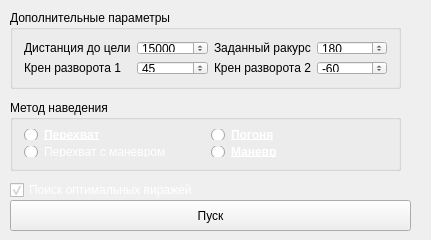
<?xml version="1.0" encoding="UTF-8"?>
<ui version="4.0">
 <class>AngpInputBox</class>
 <widget class="QWidget" name="AngpInputBox">
  <property name="geometry">
   <rect>
    <x>0</x>
    <y>0</y>
    <width>431</width>
    <height>240</height>
   </rect>
  </property>
  <property name="windowTitle">
   <string>AngpInputBox</string>
  </property>
  <widget class="QGroupBox" name="parametersBox">
   <property name="geometry">
    <rect>
     <x>10</x>
     <y>10</y>
     <width>391</width>
     <height>79</height>
    </rect>
   </property>
   <property name="title">
    <string>Дополнительные параметры</string>
   </property>
   <layout class="QGridLayout" name="gridLayout">
    <item row="0" column="0">
     <widget class="QLabel" name="dist_to_target_label">
      <property name="text">
       <string>Дистанция до цели</string>
      </property>
     </widget>
    </item>
    <item row="0" column="1">
     <widget class="QSpinBox" name="distToTargetBox">
      <property name="styleSheet">
       <string notr="true">color: rgb(0, 0, 0)</string>
      </property>
      <property name="minimum">
       <number>-1000000000</number>
      </property>
      <property name="maximum">
       <number>1000000000</number>
      </property>
      <property name="singleStep">
       <number>1000</number>
      </property>
      <property name="value">
       <number>15000</number>
      </property>
     </widget>
    </item>
    <item row="0" column="2">
     <widget class="QLabel" name="q_zad_label">
      <property name="text">
       <string>Заданный ракурс</string>
      </property>
     </widget>
    </item>
    <item row="0" column="3">
     <widget class="QSpinBox" name="q_zadBox">
      <property name="styleSheet">
       <string notr="true">color: rgb(0, 0, 0)</string>
      </property>
      <property name="minimum">
       <number>-360</number>
      </property>
      <property name="maximum">
       <number>360</number>
      </property>
      <property name="singleStep">
       <number>30</number>
      </property>
      <property name="value">
       <number>180</number>
      </property>
     </widget>
    </item>
    <item row="1" column="0">
     <widget class="QLabel" name="gamma1_label">
      <property name="text">
       <string>Крен разворота 1</string>
      </property>
     </widget>
    </item>
    <item row="1" column="1">
     <widget class="QSpinBox" name="gamma1Box">
      <property name="styleSheet">
       <string notr="true">color: rgb(0, 0, 0)</string>
      </property>
      <property name="minimum">
       <number>-75</number>
      </property>
      <property name="maximum">
       <number>75</number>
      </property>
      <property name="singleStep">
       <number>15</number>
      </property>
      <property name="value">
       <number>45</number>
      </property>
     </widget>
    </item>
    <item row="1" column="2">
     <widget class="QLabel" name="gamma2_label">
      <property name="text">
       <string>Крен разворота 2</string>
      </property>
     </widget>
    </item>
    <item row="1" column="3">
     <widget class="QSpinBox" name="gamma2Box">
      <property name="styleSheet">
       <string notr="true">color: rgb(0, 0, 0)</string>
      </property>
      <property name="minimum">
       <number>-75</number>
      </property>
      <property name="maximum">
       <number>75</number>
      </property>
      <property name="singleStep">
       <number>15</number>
      </property>
      <property name="value">
       <number>-60</number>
      </property>
     </widget>
    </item>
   </layout>
   <zorder>gamma2Box</zorder>
   <zorder>gamma1_label</zorder>
   <zorder>q_zadBox</zorder>
   <zorder>gamma1Box</zorder>
   <zorder>dist_to_target_label</zorder>
   <zorder>gamma2_label</zorder>
   <zorder>distToTargetBox</zorder>
   <zorder>q_zad_label</zorder>
  </widget>
  <widget class="QGroupBox" name="manevrBox">
   <property name="geometry">
    <rect>
     <x>10</x>
     <y>100</y>
     <width>391</width>
     <height>71</height>
    </rect>
   </property>
   <property name="title">
    <string>Метод наведения</string>
   </property>
   <layout class="QGridLayout" name="gridLayout_2">
    <property name="topMargin">
     <number>9</number>
    </property>
    <property name="horizontalSpacing">
     <number>10</number>
    </property>
    <property name="verticalSpacing">
     <number>6</number>
    </property>
    <item row="0" column="2">
     <widget class="QRadioButton" name="pogonya">
      <property name="font">
       <font>
        <family>Arial</family>
        <weight>75</weight>
        <bold>true</bold>
        <underline>true</underline>
       </font>
      </property>
      <property name="styleSheet">
       <string notr="true">color: rgb(255, 255, 255)</string>
      </property>
      <property name="text">
       <string>Погоня</string>
      </property>
     </widget>
    </item>
    <item row="1" column="2">
     <widget class="QRadioButton" name="manevr">
      <property name="font">
       <font>
        <family>Arial</family>
        <weight>75</weight>
        <bold>true</bold>
        <underline>true</underline>
       </font>
      </property>
      <property name="styleSheet">
       <string notr="true">color: rgb(255, 255, 255)</string>
      </property>
      <property name="text">
       <string>Маневр</string>
      </property>
     </widget>
    </item>
    <item row="1" column="0">
     <widget class="QRadioButton" name="perh_manev">
      <property name="styleSheet">
       <string notr="true">color: rgb(255, 255, 255)</string>
      </property>
      <property name="text">
       <string>Перехват с маневром</string>
      </property>
     </widget>
    </item>
    <item row="0" column="0">
     <widget class="QRadioButton" name="perehvat">
      <property name="font">
       <font>
        <family>Arial</family>
        <pointsize>9</pointsize>
        <weight>75</weight>
        <bold>true</bold>
        <underline>true</underline>
       </font>
      </property>
      <property name="styleSheet">
       <string notr="true">color: rgb(255, 255, 255)</string>
      </property>
      <property name="text">
       <string>Перехват</string>
      </property>
     </widget>
    </item>
   </layout>
   <zorder>pogonya</zorder>
   <zorder>perehvat</zorder>
   <zorder>perh_manev</zorder>
   <zorder>manevr</zorder>
  </widget>
  <widget class="QPushButton" name="start">
   <property name="geometry">
    <rect>
     <x>10</x>
     <y>200</y>
     <width>401</width>
     <height>31</height>
    </rect>
   </property>
   <property name="text">
    <string>Пуск</string>
   </property>
  </widget>
  <widget class="QCheckBox" name="optimal_box">
   <property name="geometry">
    <rect>
     <x>10</x>
     <y>180</y>
     <width>391</width>
     <height>20</height>
    </rect>
   </property>
   <property name="styleSheet">
    <string notr="true">color: white;</string>
   </property>
   <property name="text">
    <string>Поиск оптимальных виражей</string>
   </property>
   <property name="checked">
    <bool>true</bool>
   </property>
  </widget>
 </widget>
 <layoutdefault spacing="6" margin="11"/>
 <resources/>
 <connections/>
</ui>
